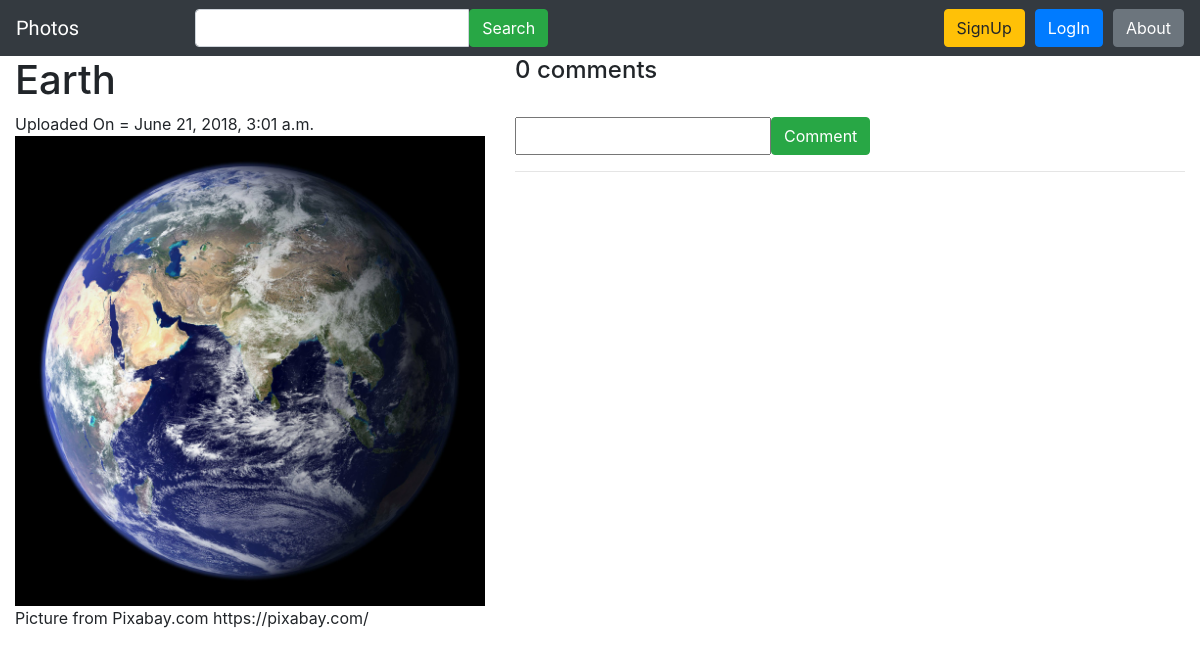
The page /comment/19/view/ on the database its author committed.
### photos/models.py (models this page shows, shortened)
class Photo (models.Model):
    image = models.ImageField (upload_to='images/')
    title = models.CharField (max_length=25)
    description = models.TextField (default=None, max_length=500)
    num_like = models.IntegerField (default=0)
    author = models.ForeignKey (User, on_delete=models.CASCADE)
    date_time = models.DateTimeField (default=datetime.datetime.now())

### photos/views.py (the view)
def ViewComments(request, photo_id):
    photo = Photo.objects.get (pk=photo_id)
    comments = photo.comment_set.all ()
    num_c = photo.comment_set.all ().count ()
    form = AddCommentForm()
    return render (request, 'photos/comment.html', {
        'photo': photo,
        'comments': comments,
        'num_c': num_c,
        'form': form,
    })

### photos/forms.py
class AddCommentForm (forms.ModelForm):
    class Meta:
        model = Comment
        fields = ['comment']

### photos/templates/photos/comment.html (shortened to what this page needs)
{% extends "photos/base.html" %}
{% block body %}
<div class="container-fluid">
    <div class="row">
        <div class="col-lg-5">
            <h1 style="word-wrap:break-word;">{{ photo.title }}</h1>
            Uploaded On = {{ photo.date_time }}
            <img src="{{ photo.image.url }}" class="img-fluid">
            <p style="word-wrap:break-word;">{{ photo.description }}</p>
        </div>
        <div class="col-lg-7">
            <h4>{{ num_c }} comments</h4><br>
            <form action="{% url 'photos:comment' photo.id %}" method="post">
                <div class="input-group">
                    {% for f in form %}
                        {{ f }}
                    {% endfor %}
                    <button type="submit" class="btn btn-success">Comment</button>
                </div>
            </form>
            <hr>
        </div>
    </div>
</div>
{% endblock %}

### rows shown on the page
Photo: title "Earth", date_time "June 21, 2018, 3:01 a.m.", image (picture), description "Picture from Pixabay.com https://pixabay.com/"

### other values the page prints
{{ num_c }} "0"
